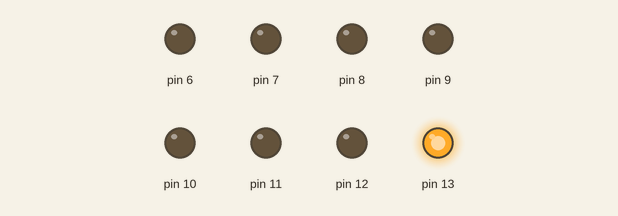
Bench run of a sketch on a simulated Arduino Uno, built with avr-gcc and run on an emulated ATmega328P. Parts: output pins drawn as LEDs (lit = HIGH).

Above: at 0.12 s.
At 1.12 s:
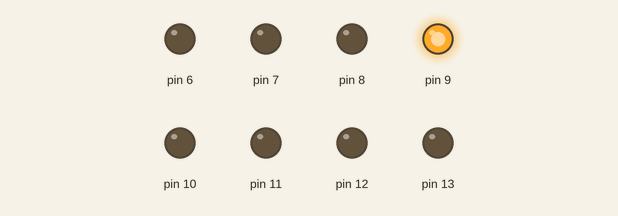
At 1.87 s:
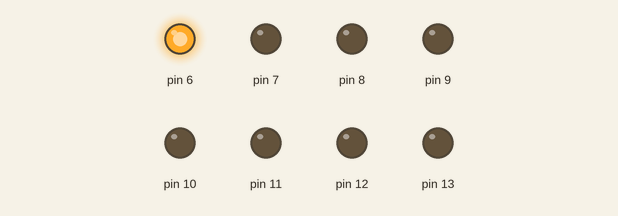
At 3.87 s:
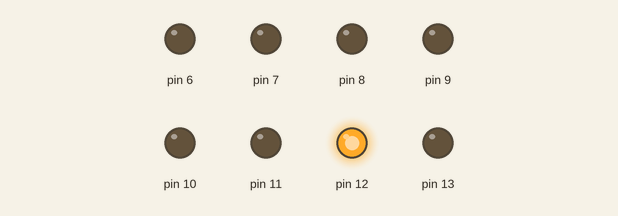
At 5.87 s:
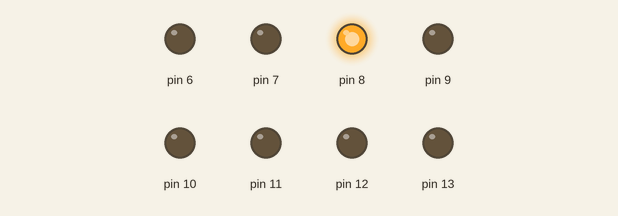
At 7.87 s:
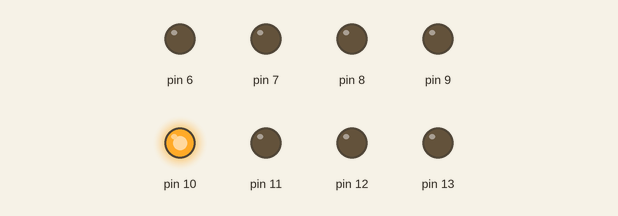
Timing chart, 0 to 8.2 s (numbered marks = the images above):
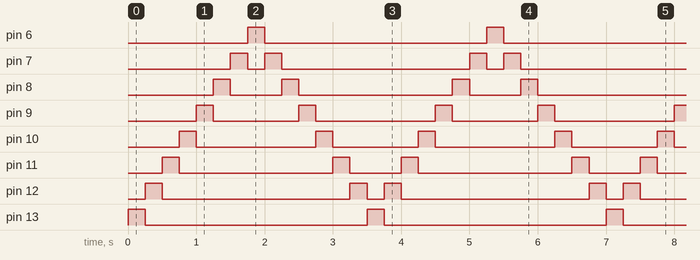

Measured:
- by itself, pin 6, pin 13: alternates HIGH for 0.25 s and LOW for 3.3 s
- by itself, pin 7: repeats every 3.5 s: LOW 0.25 s, HIGH 0.25 s, LOW 2.8 s, HIGH 0.25 s
- by itself, pin 8: repeats every 3.5 s: LOW 0.75 s, HIGH 0.25 s, LOW 2.3 s, HIGH 0.25 s
- by itself, pin 9: repeats every 3.5 s: LOW 1.3 s, HIGH 0.25 s, LOW 1.8 s, HIGH 0.25 s
- by itself, pin 10: repeats every 3.5 s: LOW 1.8 s, HIGH 0.25 s, LOW 1.3 s, HIGH 0.25 s
- by itself, pin 11: repeats every 3.5 s: LOW 2.3 s, HIGH 0.25 s, LOW 0.75 s, HIGH 0.25 s
- by itself, pin 12: repeats every 3.5 s: LOW 2.8 s, HIGH 0.25 s, LOW 0.25 s, HIGH 0.25 s

The sketch:

Opdr2.ino
```cpp
void setup() {
  // put your setup code here, to run once:
  pinMode(13, OUTPUT);
  pinMode(12, OUTPUT);
  pinMode(11, OUTPUT);
  pinMode(10, OUTPUT);
  pinMode(9, OUTPUT);
  pinMode(8, OUTPUT);
  pinMode(7, OUTPUT);
  pinMode(6, OUTPUT);
}

void loop() {
  // herhaal deze code continu:
  	int tel = 13;
  //wanneer lamp 13 is bereikt, ga van lamp 13 tot 6:
  	if (tel = 13) {
  		while (tel > 6) {
  			aanuit(tel);
			tel= tel - 1;
    	}
   //wanneer lamp 6 is bereikt, ga van lamp 6 tot 13
     	while (tel < 13) {
  		aanuit(tel);
		tel++;
    	}
  	}
}
void aanuit (int lamp) {
  //zet lamp aan
  digitalWrite(lamp, HIGH);
  //wacht een kwart seconde
  delay(250);
  //zet lamp uit
  digitalWrite(lamp, LOW);
}
```
